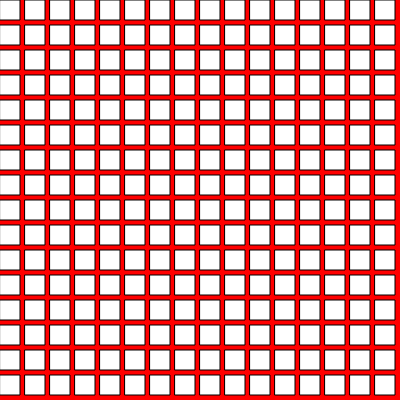
Frame 1 (no input)
Frame 60 (no input): identical to frame 1, image omitted
Frame 120 (the mouse pressed at the canvas centre since frame 60): identical to frame 1, image omitted

The p5.js sketch that drew this single still picture (run headless with seeded random() and noise() and a simulated clock; from frame 60 on, the mouse is pressed at the canvas centre):

// p5.js sketch
// ── sketch.js
let state = 0 
function setup() {
  createCanvas(400, 400);
}

function draw() {
  background(220);
  
  switch (state) {
      
    case 0:
     background ('red') ;
     
     for (let j = 0 ; j < height ; j +=25) {
    for (let i = 0 ; i < width ; i+=25) {
     rect(i,j,20,20); 
    } 
  } 
    break ;
    
    
    case 1:
       background ('#03A9F4') ;
     
       for (let j = 0 ; j < height ; j +=23) {
    for (let i = 0 ; i < width ; i+=23) {
     ellipse(i,j,20,20); 
    } 
  } 
    break;
      
    case 2:
       background ('#FF5722') ;
      
       for (let j = 0 ; j < height ; j +=11) {
    for (let i = 0 ; i < width ; i+=11) {
     rect(i,j,20,20); 
    } 
  } 
    break;
    
    case 3:
       background ('#CEFF22') ;
      
       for (let j = 0 ; j < height ; j +=10) {
    for (let i = 0 ; i < width ; i+=10) {
     ellipse(i,j,20,20); 
    } 
  } 
    break;

    case 4:
       background ('#CEFF22') ;
      
       for (let j = 0 ; j < height ; j +=45) {
    for (let i = 0 ; i < width ; i+=45) {
     rect(i,j,20,20); 
    } 
  } 
    break;
      
  }
}

function mouseReleased(){
  state++;
  if (state > 4){
    state = 0;
  }

} 
